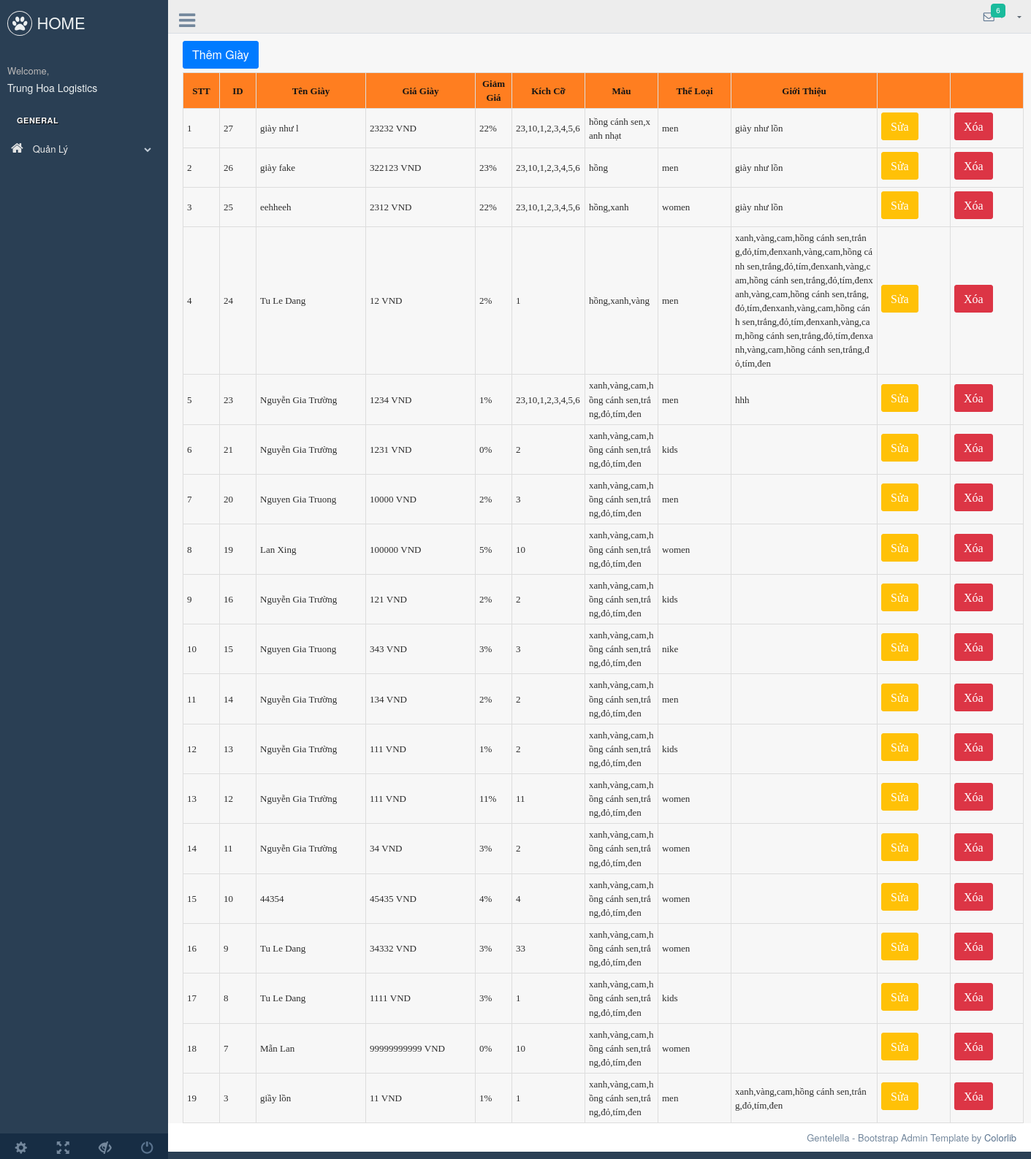
The page /admin/production/shoe.php (signed in) on the database its author committed.
### tables this page shows
CREATE TABLE `user` (
  `id` int NOT NULL AUTO_INCREMENT,
  `username` varchar(255) NOT NULL,
  `code` varchar(16) DEFAULT NULL,
  `password` varchar(255) NOT NULL,
  `fullname` varchar(255) NOT NULL,
  `dob` date NOT NULL,
  `address` varchar(255) NOT NULL,
  `role` tinyint(1) NOT NULL DEFAULT '0',
  `gender` tinyint(1) NOT NULL DEFAULT '0',
  `email` varchar(255) NOT NULL,
  `phone` varchar(10) NOT NULL,
  PRIMARY KEY (`id`)
);

CREATE TABLE `shoe` (
  `id` int(11) NOT NULL,
  `name` varchar(255) NOT NULL,
  `price` bigint(11) NOT NULL,
  `sale` int(11) NOT NULL,
  `size` varchar(255) NOT NULL,
  `category_id` int(11) NOT NULL,
  `color` varchar(255) NOT NULL,
  `review` varchar(500) NOT NULL
);

CREATE TABLE `category` (
  `id` int(11) NOT NULL,
  `name` varchar(255) NOT NULL
);

### backend/auth.php (called while the page is built, shortened)
<?php
require_once(__DIR__ . "../../connect.php");
class Auth
{
    public static function findOneByUsernameAndPassword($username, $password)
    {
        global $conn;
        $sql = "select * from user where username = '$username' and password = '$password'";
        $run = mysqli_query($conn, $sql)->fetch_assoc();
        return $run;
    }
    public static function loginWithCookie()
    {
        if (isset($_COOKIE['username']) && isset($_COOKIE['password'])) {
            $username = $_COOKIE['username'];
            $password = $_COOKIE['password'];
            $run = Auth::findOneByUsernameAndPassword($username, $password);
            return $run ? $run : null;
        }
        return null;
    }
}

### repository/shoeRepository.php (called while the page is built, shortened)
<?php
    require_once(__DIR__."../../connect.php");
    class ShoeRepository{
        public function getAll($limit){
            global $conn;
            $sql = "select s.id as shoe_id, s.name as shoe_name, s.*, c.* from shoe s join category c on c.id=s.category_id order by s.id desc ";
            return mysqli_query($conn,$sql);
        }
    }
?>

### admin/production/shoe.php (the view, shortened to what this page needs)
<?php
require_once("../../backend/filterAdmin.php");
require_once("../../repository/shoeRepository.php");
$shoeRepository = new ShoeRepository();
?>
<!DOCTYPE html>
<html lang="en">
<head>
    <link href="../vendors/bootstrap/dist/css/bootstrap.min.css" rel="stylesheet">
    <link href="../vendors/font-awesome/css/font-awesome.min.css" rel="stylesheet">
    <link href="../vendors/nprogress/nprogress.css" rel="stylesheet">
    <link href="../vendors/iCheck/skins/flat/green.css" rel="stylesheet">
    <link href="../vendors/bootstrap-progressbar/css/bootstrap-progressbar-3.3.4.min.css" rel="stylesheet">
    <link href="../vendors/jqvmap/dist/jqvmap.min.css" rel="stylesheet"/>
    <link href="../vendors/bootstrap-daterangepicker/daterangepicker.css" rel="stylesheet">
    <link href="../build/css/custom.min.css" rel="stylesheet">
    <link href="css/shoe.css" rel="stylesheet">
</head>
<body class="nav-md">
<div class="container body">
    <div class="main_container">
        <div class="col-md-3 left_col">
            <div class="left_col scroll-view">
                <div class="navbar nav_title" style="border: 0;">
                    <a href="../../index.php" class="site_title"><i class="fa fa-paw"></i> <span>HOME</span></a>
                </div>
                <div class="profile clearfix">
                    <div class="profile_info">
                        <span>Welcome,</span>
                        <h2><?php require_once("../../backend/filterWithCookieAdmin.php") ?></h2>
                    </div>
                </div>
                <br/>
                <div id="sidebar-menu" class="main_menu_side hidden-print main_menu">
                    <div class="menu_section">
                        <h3>General</h3>
                        <ul class="nav side-menu">
                            <li><a><i class="fa fa-home"></i> Quản Lý <span class="fa fa-chevron-down"></span></a>
                            </li>
                        </ul>
                    </div>
                </div>
                <div class="sidebar-footer hidden-small">
                    <a data-toggle="tooltip" data-placement="top" title="Settings">
                        <span class="glyphicon glyphicon-cog" aria-hidden="true"></span>
                    </a>
                    <a data-toggle="tooltip" data-placement="top" title="FullScreen">
                        <span class="glyphicon glyphicon-fullscreen" aria-hidden="true"></span>
                    </a>
                    <a data-toggle="tooltip" data-placement="top" title="Lock">
                        <span class="glyphicon glyphicon-eye-close" aria-hidden="true"></span>
                    </a>
                    <a data-toggle="tooltip" data-placement="top" title="Logout" href="login.html">
                        <span class="glyphicon glyphicon-off" aria-hidden="true"></span>
                    </a>
                </div>
            </div>
        </div>
        <div class="top_nav">
            <div class="nav_menu">
                <div class="nav toggle">
                    <a id="menu_toggle"><i class="fa fa-bars"></i></a>
                </div>
                <nav class="nav navbar-nav">
                    <ul class=" navbar-right">
                        <li class="nav-item dropdown open" style="padding-left: 15px;">
                            <a href="javascript:;" class="user-profile dropdown-toggle" aria-haspopup="true"
                               id="navbarDropdown" data-toggle="dropdown" aria-expanded="false">
                                <?php require_once("../../backend/filterWithCookieAdmin.php") ?>
                            </a>
                        </li>
                        <li role="presentation" class="nav-item dropdown open">
                            <a href="javascript:;" class="dropdown-toggle info-number" id="navbarDropdown1"
                               data-toggle="dropdown" aria-expanded="false">
                                <i class="fa fa-envelope-o"></i>
                                <span class="badge bg-green">6</span>
                            </a>
                        </li>
                    </ul>
                </nav>
            </div>
        </div>
        <div class="right_col" role="main">
            <a class="btn btn-primary" href="addShoe.php" role="button">Thêm Giày</a>
            <table id="tableShoe">
                <tr>
                    <th class="text-center" style="min-width:50px">STT</th>
                    <th class="text-center" style="min-width:50px">ID</th>
                    <th class="text-center" style="min-width:150px">Tên Giày</th>
                    <th class="text-center" style="min-width:150px">Giá Giày</th>
                    <th class="text-center" style="min-width:50px">Giảm Giá</th>
                    <th class="text-center" style="min-width:100px">Kích Cỡ</th>
                    <th class="text-center" style="min-width:100px">Màu</th>
                    <th class="text-center" style="min-width:100px">Thể Loại</th>
                    <th class="text-center" style="min-width:200px">Giới Thiệu</th>
                    <th class="text-center" style="min-width:100px"></th>
                    <th class="text-center" style="min-width:100px"></th>
                </tr>
                <?php
                $listShoe = $shoeRepository->getAll(null);
                $i = 1;
                foreach ($listShoe as $shoe) {
                    ?>
                    <tr>
                        <td><?php echo $i++; ?></td>
                        <td><?php echo $shoe['shoe_id'] ?></td>
                        <td><?php echo $shoe['shoe_name'] ?></td>
                        <td><?php echo $shoe['price'] . " VND" ?></td>
                        <td><?php echo $shoe['sale'] . "%" ?></td>
                        <td><?php echo $shoe['size'] ?></td>
                        <td><?php echo $shoe['color'] ?></td>
                        <td><?php echo $shoe['name'] ?></td>
                        <td><?php echo $shoe['review'] ?></td>
                        <td><a class="btn btn-warning" href="updateShoe.php?id=<?php echo $shoe['shoe_id'] ?>"
                               role="button">Sửa</a></td>
                        <td><a class="btn btn-danger" href="deleteShoe.php?id=<?php echo $shoe['shoe_id'] ?>"
                               role="button" onclick="return confirm('Bạn có muốn xóa không?');">Xóa</a></td>
                    </tr>
                    <?php
                }
                ?>
            </table>
        </div>
        <footer>
            <div class="pull-right">
                Gentelella - Bootstrap Admin Template by <a href="https://colorlib.com">Colorlib</a>
            </div>
            <div class="clearfix"></div>
        </footer>
    </div>
</div>
</body>
</html>

### backend/filterWithCookieAdmin.php
<?php
    require_once("auth.php");
    $checkCookie = Auth::loginWithCookie();
    if($checkCookie != null){
        echo $checkCookie['fullname'];
    }
?>

### admin/production/css/shoe.css (style rules this page uses)
table, th, td { border:1px solid black; text-align: left; }
td { word-break: break-all; }
#tableShoe { border-collapse: collapse; width: 100%; margin: 0 auto; padding-bottom: 33px; }
#tableShoe td, #tableShoe th { border: 1px solid #ddd; padding: 5px; font-family: 'FontAwesome'; font-weight: 500; color: #000000d1; }
#tableShoe th { font-family: 'FontAwesome'; font-weight: 700; text-align: center; background-color: #ff7e20; color: #141414; }

### rows shown on the page
user: fullname "Trung Hoa Logistics"
shoe: id "27", name "giày như l", price "23232", sale "22", size "23,10,1,2,3,4,5,6", color "hồng cánh sen,xanh nhạt", category.name "men", review "giày như lồn"
shoe: id "26", name "giày fake", price "322123", sale "23", size "23,10,1,2,3,4,5,6", color "hồng", category.name "men", review "giày như lồn"
shoe: id "25", name "eehheeh", price "2312", sale "22", size "23,10,1,2,3,4,5,6", color "hồng,xanh", category.name "women", review "giày như lồn"
shoe: id "24", name "Tu Le Dang", price "12", sale "2", size "1", color "hồng,xanh,vàng", category.name "men", review "xanh,vàng,cam,hồng cánh sen,trắng,đỏ,tím,đenxanh,vàng,cam,hồng cánh sen,trắng,đỏ,tím,đenxanh,vàng,cam,hồng cánh sen,trắng,đỏ,tím,đenxanh,vàng,cam,hồng cánh sen,trắng,đỏ,tím,đenxanh,vàng,cam,hồng cánh sen,trắng,đỏ,tím,đenxanh,vàng,cam,hồng cánh sen,trắng,đỏ,tím,đenxanh,vàng,cam,hồng cánh sen,trắng,đỏ,tím,đen"
shoe: id "23", name "Nguyễn Gia Trường", price "1234", sale "1", size "23,10,1,2,3,4,5,6", color "xanh,vàng,cam,hồng cánh sen,trắng,đỏ,tím,đen", category.name "men", review "hhh"
shoe: id "21", name "Nguyễn Gia Trường", price "1231", sale "0", size "2", color "xanh,vàng,cam,hồng cánh sen,trắng,đỏ,tím,đen", category.name "kids"
shoe: id "20", name "Nguyen Gia Truong", price "10000", sale "2", size "3", color "xanh,vàng,cam,hồng cánh sen,trắng,đỏ,tím,đen", category.name "men"
shoe: id "19", name "Lan Xing", price "100000", sale "5", size "10", color "xanh,vàng,cam,hồng cánh sen,trắng,đỏ,tím,đen", category.name "women"
shoe: id "16", name "Nguyễn Gia Trường", price "121", sale "2", size "2", color "xanh,vàng,cam,hồng cánh sen,trắng,đỏ,tím,đen", category.name "kids"
shoe: id "15", name "Nguyen Gia Truong", price "343", sale "3", size "3", color "xanh,vàng,cam,hồng cánh sen,trắng,đỏ,tím,đen", category.name "nike"
shoe: id "14", name "Nguyễn Gia Trường", price "134", sale "2", size "2", color "xanh,vàng,cam,hồng cánh sen,trắng,đỏ,tím,đen", category.name "men"
shoe: id "13", name "Nguyễn Gia Trường", price "111", sale "1", size "2", color "xanh,vàng,cam,hồng cánh sen,trắng,đỏ,tím,đen", category.name "kids"
shoe: id "12", name "Nguyễn Gia Trường", price "111", sale "11", size "11", color "xanh,vàng,cam,hồng cánh sen,trắng,đỏ,tím,đen", category.name "women"
shoe: id "11", name "Nguyễn Gia Trường", price "34", sale "3", size "2", color "xanh,vàng,cam,hồng cánh sen,trắng,đỏ,tím,đen", category.name "women"
shoe: id "10", name "44354", price "45435", sale "4", size "4", color "xanh,vàng,cam,hồng cánh sen,trắng,đỏ,tím,đen", category.name "women"
shoe: id "9", name "Tu Le Dang", price "34332", sale "3", size "33", color "xanh,vàng,cam,hồng cánh sen,trắng,đỏ,tím,đen", category.name "women"
shoe: id "8", name "Tu Le Dang", price "1111", sale "3", size "1", color "xanh,vàng,cam,hồng cánh sen,trắng,đỏ,tím,đen", category.name "kids"
shoe: id "7", name "Mẫn Lan", price "99999999999", sale "0", size "10", color "xanh,vàng,cam,hồng cánh sen,trắng,đỏ,tím,đen", category.name "women"
shoe: id "3", name "giầy lồn", price "11", sale "1", size "1", color "xanh,vàng,cam,hồng cánh sen,trắng,đỏ,tím,đen", category.name "men", review "xanh,vàng,cam,hồng cánh sen,trắng,đỏ,tím,đen"
